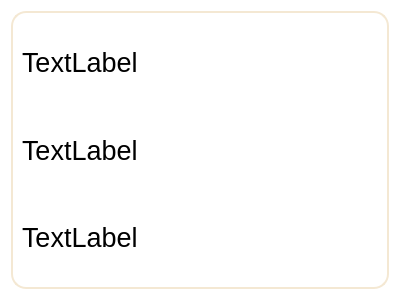
<?xml version="1.0" encoding="UTF-8"?>
<ui version="4.0">
 <class>sales_history_cards</class>
 <widget class="QWidget" name="sales_history_cards">
  <property name="geometry">
   <rect>
    <x>0</x>
    <y>0</y>
    <width>400</width>
    <height>300</height>
   </rect>
  </property>
  <property name="windowTitle">
   <string>Form</string>
  </property>
  <property name="styleSheet">
   <string notr="true">font: 18pt &quot;Arial&quot;;
background-color: white;
color: black;
</string>
  </property>
  <layout class="QGridLayout" name="gridLayout">
   <item row="0" column="0">
    <widget class="QFrame" name="frame">
     <property name="styleSheet">
      <string notr="true">border: 2px solid #F4E8D3;
border-radius: 15px;
background-color: white;</string>
     </property>
     <layout class="QVBoxLayout" name="verticalLayout">
      <item>
       <widget class="QLabel" name="label_name">
        <property name="styleSheet">
         <string notr="true">border: none;
font-size: 20pt;</string>
        </property>
        <property name="text">
         <string>TextLabel</string>
        </property>
       </widget>
      </item>
      <item>
       <widget class="QLabel" name="label_count">
        <property name="styleSheet">
         <string notr="true">border: none;
font-size: 20pt;
</string>
        </property>
        <property name="text">
         <string>TextLabel</string>
        </property>
       </widget>
      </item>
      <item>
       <widget class="QLabel" name="label_date">
        <property name="styleSheet">
         <string notr="true">border: none;
font-size: 20pt;</string>
        </property>
        <property name="text">
         <string>TextLabel</string>
        </property>
       </widget>
      </item>
     </layout>
    </widget>
   </item>
  </layout>
 </widget>
 <resources/>
 <connections/>
</ui>
